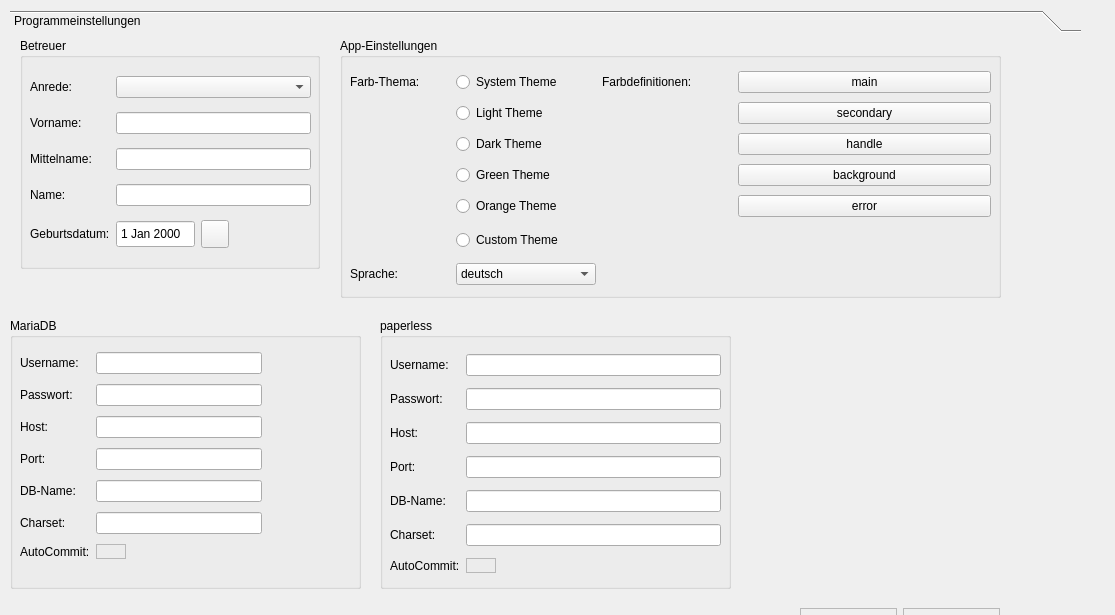
<?xml version="1.0" encoding="UTF-8"?>
<ui version="4.0">
 <class>settings_tab</class>
 <widget class="QWidget" name="settings_tab">
  <property name="geometry">
   <rect>
    <x>0</x>
    <y>0</y>
    <width>1115</width>
    <height>615</height>
   </rect>
  </property>
  <widget class="QToolBox" name="program_toolBox">
   <property name="geometry">
    <rect>
     <x>10</x>
     <y>10</y>
     <width>1071</width>
     <height>671</height>
    </rect>
   </property>
   <widget class="QWidget" name="program_toolBoxPage1">
    <property name="geometry">
     <rect>
      <x>0</x>
      <y>0</y>
      <width>1071</width>
      <height>605</height>
     </rect>
    </property>
    <attribute name="label">
     <string>Programmeinstellungen</string>
    </attribute>
    <widget class="QGroupBox" name="mysql_settings_groupBox">
     <property name="geometry">
      <rect>
       <x>0</x>
       <y>280</y>
       <width>351</width>
       <height>271</height>
      </rect>
     </property>
     <property name="title">
      <string>MariaDB</string>
     </property>
     <widget class="QWidget" name="gridLayoutWidget">
      <property name="geometry">
       <rect>
        <x>10</x>
        <y>30</y>
        <width>242</width>
        <height>219</height>
       </rect>
      </property>
      <layout class="QGridLayout" name="gridLayout">
       <item row="4" column="1">
        <widget class="QLineEdit" name="mysql_db_edit"/>
       </item>
       <item row="6" column="0">
        <widget class="QLabel" name="mysql_autocommit_label">
         <property name="text">
          <string>AutoCommit:</string>
         </property>
        </widget>
       </item>
       <item row="1" column="0">
        <widget class="QLabel" name="mysql_password_label">
         <property name="text">
          <string>Passwort:</string>
         </property>
        </widget>
       </item>
       <item row="2" column="0">
        <widget class="QLabel" name="mysql_host_label">
         <property name="text">
          <string>Host:</string>
         </property>
        </widget>
       </item>
       <item row="4" column="0">
        <widget class="QLabel" name="mysql_db_label">
         <property name="text">
          <string>DB-Name:</string>
         </property>
        </widget>
       </item>
       <item row="3" column="0">
        <widget class="QLabel" name="mysql_port_label">
         <property name="text">
          <string>Port:</string>
         </property>
        </widget>
       </item>
       <item row="0" column="1">
        <widget class="QLineEdit" name="mysql_user_edit"/>
       </item>
       <item row="6" column="1">
        <widget class="QFrame" name="mysql_autocommit_toggle">
         <property name="maximumSize">
          <size>
           <width>30</width>
           <height>15</height>
          </size>
         </property>
         <property name="frameShape">
          <enum>QFrame::Shape::StyledPanel</enum>
         </property>
         <property name="frameShadow">
          <enum>QFrame::Shadow::Raised</enum>
         </property>
        </widget>
       </item>
       <item row="0" column="0">
        <widget class="QLabel" name="mysql_user_label">
         <property name="text">
          <string>Username:</string>
         </property>
        </widget>
       </item>
       <item row="1" column="1">
        <widget class="QLineEdit" name="mysql_password_edit"/>
       </item>
       <item row="3" column="1">
        <widget class="QLineEdit" name="mysql_port_edit"/>
       </item>
       <item row="5" column="0">
        <widget class="QLabel" name="mysql_charset_label">
         <property name="text">
          <string>Charset:</string>
         </property>
        </widget>
       </item>
       <item row="5" column="1">
        <widget class="QLineEdit" name="mysql_charset_edit"/>
       </item>
       <item row="2" column="1">
        <widget class="QLineEdit" name="mysql_host_edit"/>
       </item>
      </layout>
     </widget>
    </widget>
    <widget class="QGroupBox" name="paperless_settings_groupBox">
     <property name="geometry">
      <rect>
       <x>370</x>
       <y>280</y>
       <width>351</width>
       <height>271</height>
      </rect>
     </property>
     <property name="title">
      <string>paperless</string>
     </property>
     <widget class="QWidget" name="gridLayoutWidget_4">
      <property name="geometry">
       <rect>
        <x>10</x>
        <y>30</y>
        <width>331</width>
        <height>231</height>
       </rect>
      </property>
      <layout class="QGridLayout" name="gridLayout_3">
       <item row="2" column="1">
        <widget class="QLineEdit" name="paperless_host_edit"/>
       </item>
       <item row="3" column="1">
        <widget class="QLineEdit" name="paperless_port_edit"/>
       </item>
       <item row="5" column="1">
        <widget class="QLineEdit" name="paperless_charset_edit"/>
       </item>
       <item row="0" column="1">
        <widget class="QLineEdit" name="paperless_user_edit"/>
       </item>
       <item row="2" column="0">
        <widget class="QLabel" name="paperless_host_label">
         <property name="text">
          <string>Host:</string>
         </property>
        </widget>
       </item>
       <item row="1" column="1">
        <widget class="QLineEdit" name="paperless_password_edit"/>
       </item>
       <item row="4" column="0">
        <widget class="QLabel" name="paperless_db_label">
         <property name="text">
          <string>DB-Name:</string>
         </property>
        </widget>
       </item>
       <item row="5" column="0">
        <widget class="QLabel" name="paperless_charset_label">
         <property name="text">
          <string>Charset:</string>
         </property>
        </widget>
       </item>
       <item row="1" column="0">
        <widget class="QLabel" name="paperless_password_label">
         <property name="text">
          <string>Passwort:</string>
         </property>
        </widget>
       </item>
       <item row="3" column="0">
        <widget class="QLabel" name="paperless_port_label">
         <property name="text">
          <string>Port:</string>
         </property>
        </widget>
       </item>
       <item row="0" column="0">
        <widget class="QLabel" name="paperless_user_label">
         <property name="text">
          <string>Username:</string>
         </property>
        </widget>
       </item>
       <item row="4" column="1">
        <widget class="QLineEdit" name="paperless_db_edit"/>
       </item>
       <item row="6" column="0">
        <widget class="QLabel" name="paperless_autocommit_label">
         <property name="text">
          <string>AutoCommit:</string>
         </property>
        </widget>
       </item>
       <item row="6" column="1">
        <widget class="QFrame" name="paperless_autocommit_toggle">
         <property name="maximumSize">
          <size>
           <width>30</width>
           <height>15</height>
          </size>
         </property>
         <property name="frameShape">
          <enum>QFrame::Shape::StyledPanel</enum>
         </property>
         <property name="frameShadow">
          <enum>QFrame::Shadow::Raised</enum>
         </property>
        </widget>
       </item>
      </layout>
     </widget>
    </widget>
    <widget class="QGroupBox" name="app_settings_groupbox">
     <property name="geometry">
      <rect>
       <x>330</x>
       <y>0</y>
       <width>661</width>
       <height>260</height>
      </rect>
     </property>
     <property name="title">
      <string>App-Einstellungen</string>
     </property>
     <widget class="QWidget" name="gridLayoutWidget_7">
      <property name="geometry">
       <rect>
        <x>10</x>
        <y>30</y>
        <width>641</width>
        <height>224</height>
       </rect>
      </property>
      <layout class="QGridLayout" name="gridLayout_6">
       <item row="6" column="1">
        <widget class="QComboBox" name="comboBox_2">
         <item>
          <property name="text">
           <string>deutsch</string>
          </property>
         </item>
        </widget>
       </item>
       <item row="1" column="1">
        <widget class="QRadioButton" name="app_settings_color_theme_radio_light">
         <property name="maximumSize">
          <size>
           <width>140</width>
           <height>28</height>
          </size>
         </property>
         <property name="text">
          <string>Light Theme</string>
         </property>
        </widget>
       </item>
       <item row="2" column="1">
        <widget class="QRadioButton" name="app_settings_color_theme_radio_dark">
         <property name="maximumSize">
          <size>
           <width>140</width>
           <height>28</height>
          </size>
         </property>
         <property name="text">
          <string>Dark Theme</string>
         </property>
        </widget>
       </item>
       <item row="4" column="1">
        <widget class="QRadioButton" name="app_settings_color_theme_radio_orange">
         <property name="maximumSize">
          <size>
           <width>140</width>
           <height>28</height>
          </size>
         </property>
         <property name="text">
          <string>Orange Theme</string>
         </property>
        </widget>
       </item>
       <item row="6" column="0">
        <widget class="QLabel" name="label">
         <property name="maximumSize">
          <size>
           <width>100</width>
           <height>28</height>
          </size>
         </property>
         <property name="text">
          <string>Sprache:</string>
         </property>
        </widget>
       </item>
       <item row="5" column="1">
        <widget class="QRadioButton" name="app_settings_color_theme_radio_custom">
         <property name="maximumSize">
          <size>
           <width>140</width>
           <height>28</height>
          </size>
         </property>
         <property name="text">
          <string>Custom Theme</string>
         </property>
        </widget>
       </item>
       <item row="3" column="1">
        <widget class="QRadioButton" name="app_settings_color_theme_radio_green">
         <property name="maximumSize">
          <size>
           <width>140</width>
           <height>28</height>
          </size>
         </property>
         <property name="text">
          <string>Green Theme</string>
         </property>
        </widget>
       </item>
       <item row="0" column="1">
        <widget class="QRadioButton" name="app_settings_color_theme_radio_system">
         <property name="maximumSize">
          <size>
           <width>140</width>
           <height>28</height>
          </size>
         </property>
         <property name="text">
          <string>System Theme</string>
         </property>
        </widget>
       </item>
       <item row="0" column="0">
        <widget class="QLabel" name="app_settings_color_theme_label">
         <property name="maximumSize">
          <size>
           <width>100</width>
           <height>28</height>
          </size>
         </property>
         <property name="text">
          <string>Farb-Thema:</string>
         </property>
        </widget>
       </item>
       <item row="0" column="2">
        <widget class="QLabel" name="custom_color_label">
         <property name="maximumSize">
          <size>
           <width>130</width>
           <height>28</height>
          </size>
         </property>
         <property name="text">
          <string>Farbdefinitionen:</string>
         </property>
        </widget>
       </item>
       <item row="0" column="3">
        <widget class="QPushButton" name="color_main_btn">
         <property name="text">
          <string>main</string>
         </property>
        </widget>
       </item>
       <item row="1" column="3">
        <widget class="QPushButton" name="color_secondary_btn">
         <property name="text">
          <string>secondary</string>
         </property>
        </widget>
       </item>
       <item row="2" column="3">
        <widget class="QPushButton" name="color_handle_btn">
         <property name="text">
          <string>handle</string>
         </property>
        </widget>
       </item>
       <item row="3" column="3">
        <widget class="QPushButton" name="color_background_btn">
         <property name="text">
          <string>background</string>
         </property>
        </widget>
       </item>
       <item row="4" column="3">
        <widget class="QPushButton" name="color_error_btn">
         <property name="text">
          <string>error</string>
         </property>
        </widget>
       </item>
      </layout>
     </widget>
    </widget>
    <widget class="QGroupBox" name="advisor_groupBox">
     <property name="geometry">
      <rect>
       <x>10</x>
       <y>0</y>
       <width>300</width>
       <height>231</height>
      </rect>
     </property>
     <property name="title">
      <string>Betreuer</string>
     </property>
     <widget class="QWidget" name="gridLayoutWidget_6">
      <property name="geometry">
       <rect>
        <x>10</x>
        <y>30</y>
        <width>281</width>
        <height>191</height>
       </rect>
      </property>
      <layout class="QGridLayout" name="gridLayout_5">
       <item row="0" column="0">
        <widget class="QLabel" name="advisor_salutation_label">
         <property name="sizePolicy">
          <sizepolicy hsizetype="Fixed" vsizetype="Fixed">
           <horstretch>0</horstretch>
           <verstretch>0</verstretch>
          </sizepolicy>
         </property>
         <property name="maximumSize">
          <size>
           <width>16777215</width>
           <height>28</height>
          </size>
         </property>
         <property name="text">
          <string>Anrede:</string>
         </property>
        </widget>
       </item>
       <item row="1" column="0">
        <widget class="QLabel" name="advisor_given_name_label">
         <property name="maximumSize">
          <size>
           <width>16777215</width>
           <height>28</height>
          </size>
         </property>
         <property name="text">
          <string>Vorname:</string>
         </property>
        </widget>
       </item>
       <item row="3" column="0">
        <widget class="QLabel" name="advisor_surname_label">
         <property name="sizePolicy">
          <sizepolicy hsizetype="Fixed" vsizetype="Fixed">
           <horstretch>0</horstretch>
           <verstretch>0</verstretch>
          </sizepolicy>
         </property>
         <property name="maximumSize">
          <size>
           <width>16777215</width>
           <height>28</height>
          </size>
         </property>
         <property name="text">
          <string>Name:</string>
         </property>
        </widget>
       </item>
       <item row="4" column="0">
        <widget class="QLabel" name="advisor_birth_date_label">
         <property name="maximumSize">
          <size>
           <width>16777215</width>
           <height>28</height>
          </size>
         </property>
         <property name="text">
          <string>Geburtsdatum:</string>
         </property>
        </widget>
       </item>
       <item row="2" column="1" colspan="3">
        <widget class="QLineEdit" name="advisor_middle_name_edit"/>
       </item>
       <item row="3" column="1" colspan="3">
        <widget class="QLineEdit" name="advisor_surname_edit"/>
       </item>
       <item row="1" column="1" colspan="3">
        <widget class="QLineEdit" name="advisor_given_name_edit"/>
       </item>
       <item row="4" column="2">
        <widget class="QPushButton" name="advisor_birth_date_btn">
         <property name="minimumSize">
          <size>
           <width>28</width>
           <height>28</height>
          </size>
         </property>
         <property name="maximumSize">
          <size>
           <width>28</width>
           <height>28</height>
          </size>
         </property>
         <property name="text">
          <string/>
         </property>
         <property name="icon">
          <iconset>
           <normaloff>../../../Python-Projects/fameoucrazy_vor_Neustrukturierung/icons/calendar-select.png</normaloff>../../../Python-Projects/fameoucrazy_vor_Neustrukturierung/icons/calendar-select.png</iconset>
         </property>
        </widget>
       </item>
       <item row="4" column="1">
        <widget class="QDateEdit" name="advisor_birth_date_edit">
         <property name="maximumSize">
          <size>
           <width>85</width>
           <height>28</height>
          </size>
         </property>
         <property name="inputMethodHints">
          <set>Qt::InputMethodHint::ImhDate|Qt::InputMethodHint::ImhPreferNumbers</set>
         </property>
         <property name="buttonSymbols">
          <enum>QAbstractSpinBox::ButtonSymbols::NoButtons</enum>
         </property>
        </widget>
       </item>
       <item row="2" column="0">
        <widget class="QLabel" name="client_middle_name_label_2">
         <property name="sizePolicy">
          <sizepolicy hsizetype="Fixed" vsizetype="Fixed">
           <horstretch>0</horstretch>
           <verstretch>0</verstretch>
          </sizepolicy>
         </property>
         <property name="maximumSize">
          <size>
           <width>16777215</width>
           <height>28</height>
          </size>
         </property>
         <property name="text">
          <string>Mittelname:</string>
         </property>
        </widget>
       </item>
       <item row="0" column="1" colspan="3">
        <widget class="QComboBox" name="advisor_salutation_combo"/>
       </item>
      </layout>
     </widget>
    </widget>
    <widget class="QWidget" name="gridLayoutWidget_8">
     <property name="geometry">
      <rect>
       <x>790</x>
       <y>570</y>
       <width>200</width>
       <height>31</height>
      </rect>
     </property>
     <layout class="QGridLayout" name="gridLayout_9">
      <item row="0" column="1">
       <widget class="QFrame" name="app_settings_cancel_button_2">
        <property name="minimumSize">
         <size>
          <width>90</width>
          <height>28</height>
         </size>
        </property>
        <property name="frameShape">
         <enum>QFrame::Shape::StyledPanel</enum>
        </property>
        <property name="frameShadow">
         <enum>QFrame::Shadow::Raised</enum>
        </property>
       </widget>
      </item>
      <item row="0" column="0">
       <widget class="QFrame" name="app_settings_save_button_2">
        <property name="minimumSize">
         <size>
          <width>90</width>
          <height>28</height>
         </size>
        </property>
        <property name="frameShape">
         <enum>QFrame::Shape::StyledPanel</enum>
        </property>
        <property name="frameShadow">
         <enum>QFrame::Shadow::Raised</enum>
        </property>
       </widget>
      </item>
     </layout>
    </widget>
   </widget>
   <widget class="QWidget" name="program_toolBoxPage2">
    <property name="geometry">
     <rect>
      <x>0</x>
      <y>0</y>
      <width>98</width>
      <height>28</height>
     </rect>
    </property>
    <attribute name="label">
     <string>Daten + Beziehungen</string>
    </attribute>
   </widget>
  </widget>
 </widget>
 <resources/>
 <connections/>
</ui>
